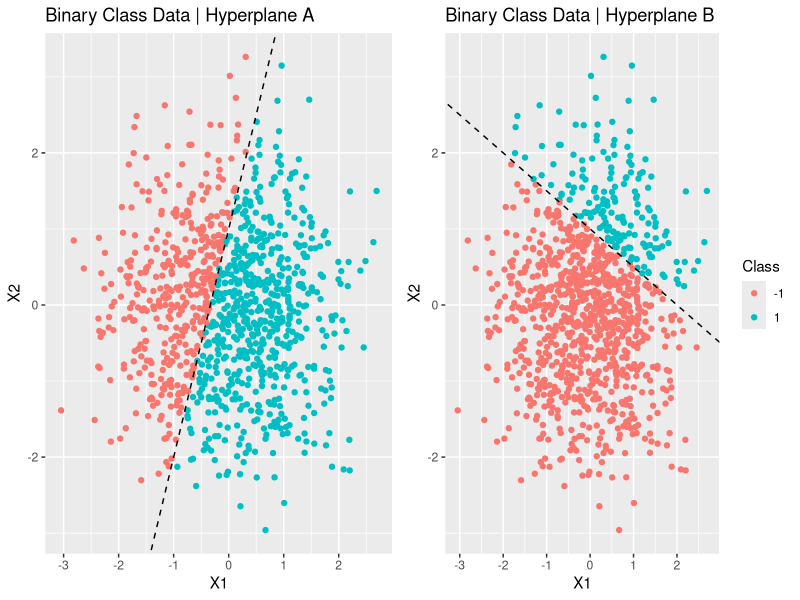
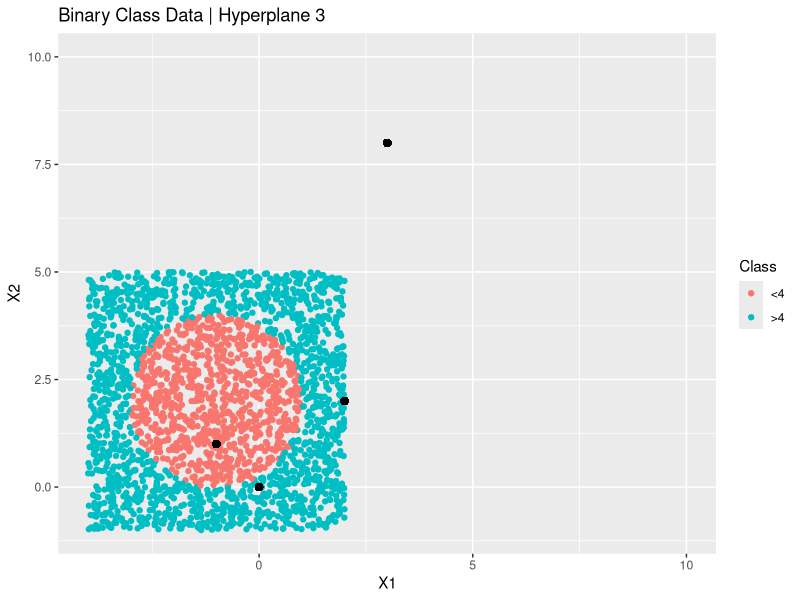

Write R code to recreate these figures, in order.
## ---- chunk 1
suppressPackageStartupMessages(library(gridExtra))
suppressPackageStartupMessages(library(ggplot2))

x <- matrix(rnorm(1000*2), ncol = 2)

hyperplane1 <- 1 + 3*x[, 1] - x[, 2]
y <- ifelse(hyperplane1 > 0, 1, -1)

hyperplane2 <- -2 + x[, 1] + 2*x[, 2]
y2 <- ifelse(hyperplane2 > 0, 1, -1)

par(mfrow = c(1, 2))

plot1 <- ggplot(data.frame(x = x,
                  y = factor(y, levels = c(-1, 1))), aes(x.1, x.2, color=y)) +
            geom_point(show.legend = FALSE) +
            geom_abline(intercept = 1,
                        slope = 3,
                        linetype = 'dashed') +
            ggtitle("Binary Class Data | Hyperplane A") +
            xlab("X1") +
            ylab("X2") +
            labs(color = "Class")

plot2 <- ggplot(data.frame(x = x,
                  y = factor(y2, levels = c(-1, 1))), aes(x.1, x.2, color=y)) +
            geom_point() +
            geom_abline(intercept = 1,
                        slope = -0.5,
                        linetype = 'dashed') +
            ggtitle("Binary Class Data | Hyperplane B") +
            xlab("X1") +
            ylab("X2") +
            labs(color = "Class")

grid.arrange(plot1, plot2, ncol = 2)
## ---- chunk 2
x_1 <- runif(2500, min = -4, max = 2)
x_2 <- runif(2500, min = -1, max = 5)

hyperplane3 <- (1 + x_1)^2 + (2 - x_2)^2 - 4
y3 <- factor(ifelse(hyperplane3 > 0, ">4", "<4"))

df <- data.frame(x1 = x_1,
                 x2 = x_2,
                 y = y3)

ggplot(df, aes(x1, x2, color=y)) +
    geom_point() +
    geom_point(x = 0,
               y = 0,
               col = 'black',
               cex = 2) +
    geom_point(x = -1,
               y = 1,
               col = 'black',
               cex = 2) +
    geom_point(x = 2,
               y = 2,
               col = 'black',
               cex = 2) +
    geom_point(x = 3,
               y = 8,
               col = 'black',
               cex = 2) +
    ggtitle("Binary Class Data | Hyperplane 3") +
    scale_y_continuous(limits = c(-1, 10)) +
    scale_x_continuous(limits = c(-4, 10)) +
    xlab("X1") +
    ylab("X2") +
    labs(color = "Class")
